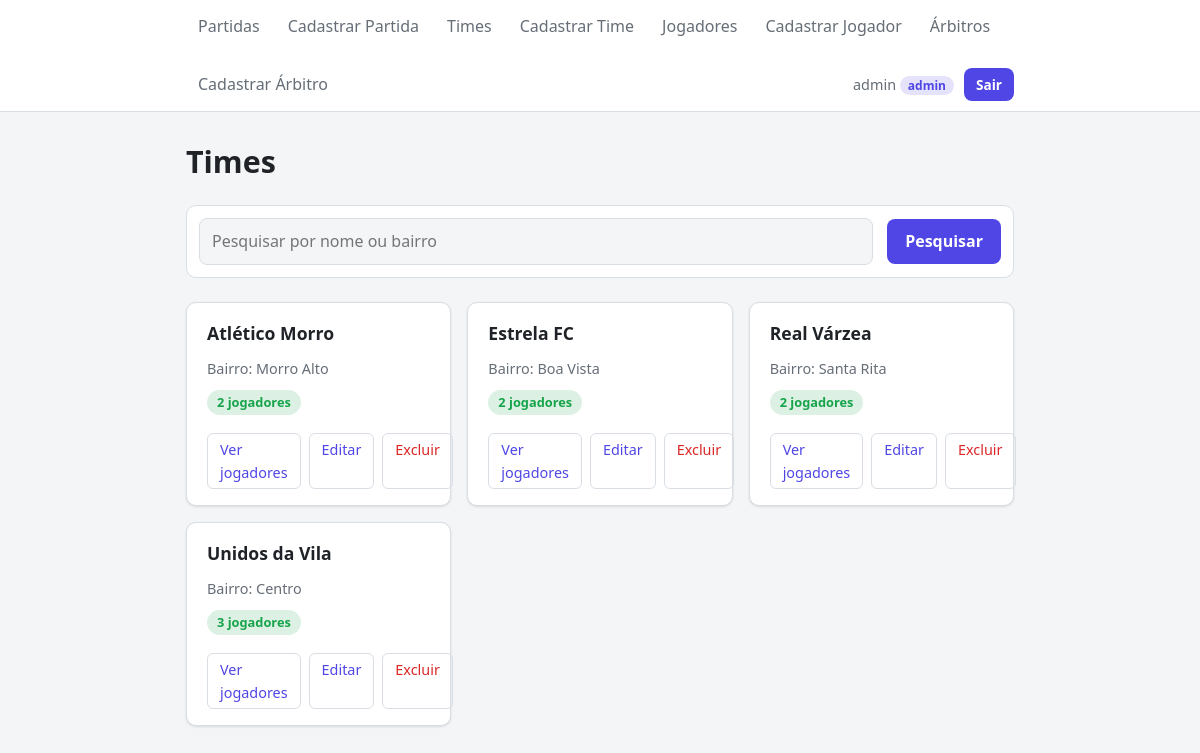
/times/ (signed in), run on the app's committed database.
### campeonato/models.py (models this page shows)
class Time(models.Model):
    nome = models.CharField(max_length=100, unique=True, verbose_name="Nome") # unique=True impede dois times com o mesmo nome
    bairro = models.CharField(max_length=100, verbose_name="Bairro")
    def __str__(self):
        return self.nome

### campeonato/views.py (the view)
# urls.py: path("times/", TimeListView.as_view(), name="listaTimes"),
class TimeListView(LoginRequiredMixin, ListView):
    model = Time
    template_name = "campeonato/time_lista.html"
    context_object_name = "times"
    extra_context = {"tituloPagina": "Times", "h1": "Times"}
    def get_queryset(self):
        times = Time.objects.order_by("nome")
        busca = self.request.GET.get("busca", "")
        if busca:
            times = times.filter(Q(nome__icontains=busca) | Q(bairro__icontains=busca))
        return times
    def get_context_data(self, **kwargs):
        contexto = super().get_context_data(**kwargs)
        contexto["busca"] = self.request.GET.get("busca", "")
        return contexto

### campeonato/templates/campeonato/time_lista.html (shortened to what this page needs)
{% extends "campeonato/base.html" %}
{% block conteudo %}
    <form method="get" class="form-busca">
        <input type="text" name="busca" value="{{ busca }}" placeholder="Pesquisar por nome ou bairro">
        <button type="submit">Pesquisar</button>
    </form>
    <div class="lista-cards">
        {% for time in times %}
            <div class="card">
                <h2>{{ time }}</h2>
                <p class="categoria">Bairro: {{ time.bairro }}</p>
                <span class="status status-concluida">
                    {{ time.jogadores.count }} jogador{{ time.jogadores.count|pluralize:"es" }}
                </span>
                <div class="acoes">
                    <a href="{% url 'listaJogadores' %}?time={{ time.pk }}">Ver jogadores</a>
                    {% if user.is_staff %}
                        <a href="{% url 'editarTime' time.pk %}">Editar</a>
                        <a href="{% url 'excluirTime' time.pk %}">Excluir</a>
                    {% endif %}
                </div>
            </div>
        {% empty %}
            {% if busca %}
                <p class="vazio">Nenhum time encontrado para "{{ busca }}".</p>
            {% else %}
                <p class="vazio">Nenhum time cadastrado.</p>
            {% endif %}
        {% endfor %}
    </div>
{% endblock %}

### campeonato/templates/campeonato/base.html (shortened to what this page needs)
{% load static %}
<!DOCTYPE html>
<html lang="pt-BR">
<head>
    <link rel="stylesheet" href="{% static 'campeonato/css/style.css' %}">
</head>
<body>
    <header>
        <nav>
            <ul>
                {% if user.is_authenticated %}
                    <li><a href="{% url 'listaPartidas' %}">Partidas</a></li>
                    {% if user.is_staff %}<li><a href="{% url 'cadastrarPartida' %}">Cadastrar Partida</a></li>{% endif %}
                    <li><a href="{% url 'listaTimes' %}">Times</a></li>
                    {% if user.is_staff %}<li><a href="{% url 'cadastrarTime' %}">Cadastrar Time</a></li>{% endif %}
                    <li><a href="{% url 'listaJogadores' %}">Jogadores</a></li>
                    {% if user.is_staff %}<li><a href="{% url 'cadastrarJogador' %}">Cadastrar Jogador</a></li>{% endif %}
                    <li><a href="{% url 'listaArbitros' %}">Árbitros</a></li>
                    {% if user.is_staff %}<li><a href="{% url 'cadastrarArbitro' %}">Cadastrar Árbitro</a></li>{% endif %}
                    <li class="usuario">
                        <span>{{ user.username }} <span class="nivel">{% if user.is_staff %}admin{% else %}user{% endif %}</span></span>
                        <form method="post" action="{% url 'logout' %}" class="form-sair">
                            <button type="submit">Sair</button>
                        </form>
                    </li>
                {% else %}
                    <li><a href="{% url 'login' %}">Entrar</a></li>
                    <li><a href="{% url 'cadastroUsuario' %}">Criar conta</a></li>
                {% endif %}
            </ul>
        </nav>
    </header>
    <main>
        <h1>{% block h1 %}{{h1}}{% endblock %}</h1>
        {% block conteudo %}{% endblock %}
    </main>
</body>
</html>

### campeonato/static/campeonato/css/style.css (style rules this page uses)
:root { --fundo: #f4f5f7; --superficie: #ffffff; --texto: #1f2328; --texto-suave: #656d76; --borda: #d8dee4; --primaria: #4f46e5; --primaria-hover: #4338ca; --perigo: #dc2626; --perigo-hover: #b91c1c; --sucesso: #16a34a; --raio: 10px; --sombra: 0 1px 3px rgba(0, 0, 0, 0.08), 0 1px 2px rgba(0, 0, 0, 0.04); }
*, *::before, *::after { box-sizing: border-box; }
body { margin: 0; font-family: system-ui, -apple-system, "Segoe UI", Roboto, sans-serif; font-size: 16px; line-height: 1.6; color: var(--texto); background: var(--fundo); }
a { color: var(--primaria); text-decoration: none; }
header { background: var(--superficie); border-bottom: 1px solid var(--borda); position: sticky; top: 0; z-index: 10; }
nav ul { list-style: none; margin: 0 auto; padding: 0 16px; max-width: 860px; display: flex; flex-wrap: wrap; gap: 4px; }
nav a { display: block; padding: 14px 12px; color: var(--texto-suave); font-weight: 500; }
main { max-width: 860px; margin: 0 auto; padding: 32px 16px 64px; }
h1 { font-size: 1.9rem; margin: 0 0 24px; line-height: 1.2; }
h2 { font-size: 1.2rem; margin: 32px 0 12px; }
.card, article { background: var(--superficie); border: 1px solid var(--borda); border-radius: var(--raio); box-shadow: var(--sombra); padding: 16px 20px; margin-bottom: 12px; }
.card h2 { margin: 0 0 6px; font-size: 1.1rem; }
.card p, article p { margin: 4px 0; }
.lista-cards { display: grid; grid-template-columns: repeat(auto-fill, minmax(240px, 1fr)); gap: 16px; }
.lista-cards .card { margin-bottom: 0; display: flex; flex-direction: column; transition: transform 0.15s, box-shadow 0.15s; }
.lista-cards .card .acoes { margin-top: auto; padding-top: 12px; }
.categoria { color: var(--texto-suave); font-size: 0.9rem; }
.status { display: inline-block; align-self: flex-start; font-size: 0.8rem; font-weight: 600; padding: 2px 10px; border-radius: 999px; margin: 6px 0; }
.status-concluida { color: var(--sucesso); background: color-mix(in srgb, var(--sucesso) 15%, transparent); }
.acoes { display: flex; gap: 8px; margin-top: 10px; }
.acoes a { font-size: 0.9rem; padding: 4px 12px; border: 1px solid var(--borda); border-radius: 6px; }
.acoes a[href*="excluir"] { color: var(--perigo); }
form { background: var(--superficie); border: 1px solid var(--borda); border-radius: var(--raio); padding: 20px; margin: 0 0 24px; display: flex; flex-direction: column; gap: 14px; }
input[type="text"], input[type="number"], input[type="datetime-local"], input[type="email"], input[type="password"], select, textarea { width: 100%; font: inherit; color: var(--texto); background: var(--fundo); border: 1px solid var(--borda); border-radius: 8px; padding: 10px 12px; }
button, .botao { align-self: flex-start; font: inherit; font-weight: 600; color: #ffffff; background: var(--primaria); border: none; border-radius: 8px; padding: 10px 18px; cursor: pointer; transition: background 0.15s; }
.form-busca { flex-direction: row; align-items: center; padding: 12px; }
.form-busca input { flex: 1; }
.form-busca button { align-self: auto; }
nav .usuario { margin-left: auto; display: flex; align-items: center; gap: 10px; color: var(--texto-suave); font-size: 0.9rem; }
.nivel { font-size: 0.75rem; font-weight: 600; padding: 1px 8px; border-radius: 999px; color: var(--primaria); background: color-mix(in srgb, var(--primaria) 15%, transparent); }
.form-sair { background: none; border: none; padding: 0; margin: 0; }
.form-sair button { padding: 6px 12px; font-size: 0.85rem; width: auto; }

### data on the page
Time: nome "Atlético Morro", bairro "Morro Alto", jogadores.count "2"
Time: nome "Estrela FC", bairro "Boa Vista", jogadores.count "2"
Time: nome "Real Várzea", bairro "Santa Rita", jogadores.count "2"
Time: nome "Unidos da Vila", bairro "Centro", jogadores.count "3"

### other printed values
{{ user.username }} "admin"
{{ h1 }} "Times"
